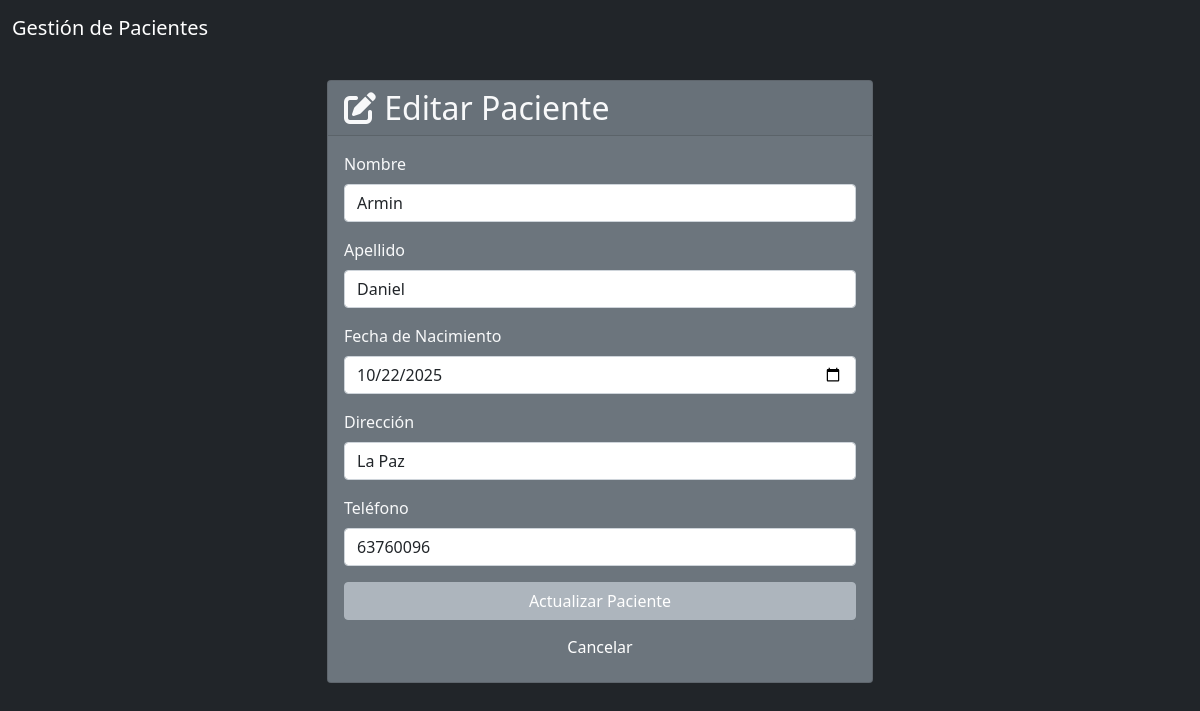
Page /paciente/edit_paciente.php?id=1 on the committed database.
### tables this page shows
CREATE TABLE IF NOT EXISTS pacientes (
    id INT PRIMARY KEY AUTO_INCREMENT,
    nombre VARCHAR(100),
    apellido VARCHAR(100),
    fecha_nacimiento DATE,
    direccion VARCHAR(255),
    telefono VARCHAR(20)
);

### paciente/edit_paciente.php (the view, shortened to what this page needs)
<?php
include 'db.php';
$id = $_GET['id'];
if ($_SERVER["REQUEST_METHOD"] == "POST") {
    $id = $_POST['id'];
    $nombre = $_POST['nombre'];
    $apellido = $_POST['apellido'];
    $fecha_nacimiento = $_POST['fecha_nacimiento'];
    $direccion = $_POST['direccion'];
    $telefono = $_POST['telefono'];
    $stmt = $con->prepare("UPDATE pacientes SET nombre=?, apellido=?, fecha_nacimiento=?, direccion=?, telefono=? WHERE id=?");
    $stmt->bind_param("sssssi", $nombre, $apellido, $fecha_nacimiento, $direccion, $telefono, $id);
    if ($stmt->execute()) {
        header("Location: index.php?status=updated");
        exit();
    } else {
        $message = "<div class='alert alert-danger'>Error: " . $stmt->error . "</div>";
    }
    $stmt->close();
} else {
    $stmt = $con->prepare("SELECT * FROM pacientes WHERE id=?");
    $stmt->bind_param("i", $id);
    $stmt->execute();
    $result = $stmt->get_result();
    $paciente = $result->fetch_assoc();
}
?>
<!DOCTYPE html>
<html lang="es">
<head>
  <link href="../adi_bootstrap/css/bootstrap.min.css" rel="stylesheet">
  <link rel="stylesheet" href="https://cdnjs.cloudflare.com/ajax/libs/font-awesome/6.4.0/css/all.min.css">
</head>
<body class="bg-dark text-light">
  <nav class="navbar navbar-expand-lg navbar-dark bg-dark mb-4">
    <div class="container-fluid">
      <a class="navbar-brand" href="#">Gestión de Pacientes</a>
    </div>
  </nav>
  <div class="container">
    <div class="row justify-content-center">
      <div class="col-md-6">
        <div class="card bg-secondary text-light">
          <div class="card-header">
            <h2 class="card-title mb-0"><i class="fas fa-edit"></i> Editar Paciente</h2>
          </div>
          <div class="card-body">
            <form action="edit_paciente.php?id=<?php echo $id; ?>" method="post">
              <div class="mb-3">
                <label for="nombre" class="form-label">Nombre</label>
                <input type="text" class="form-control" id="nombre" name="nombre" value="<?php echo htmlspecialchars($paciente['nombre']); ?>" required>
              </div>
              <div class="mb-3">
                <label for="apellido" class="form-label">Apellido</label>
                <input type="text" class="form-control" id="apellido" name="apellido" value="<?php echo htmlspecialchars($paciente['apellido']); ?>" required>
              </div>
              <div class="mb-3">
                <label for="fecha_nacimiento" class="form-label">Fecha de Nacimiento</label>
                <input type="date" class="form-control" id="fecha_nacimiento" name="fecha_nacimiento" value="<?php echo htmlspecialchars($paciente['fecha_nacimiento']); ?>" required>
              </div>
              <div class="mb-3">
                <label for="direccion" class="form-label">Dirección</label>
                <input type="text" class="form-control" id="direccion" name="direccion" value="<?php echo htmlspecialchars($paciente['direccion']); ?>" required>
              </div>
              <div class="mb-3">
                <label for="telefono" class="form-label">Teléfono</label>
                <input type="text" class="form-control" id="telefono" name="telefono" value="<?php echo htmlspecialchars($paciente['telefono']); ?>" required>
              </div>
              <div class="d-grid gap-2">
                <button type="submit" class="btn btn-primary">Actualizar Paciente</button>
                <a href="index.php" class="btn btn-secondary">Cancelar</a>
              </div>
            </form>
          </div>
        </div>
      </div>
    </div>
  </div>
</body>
</html>

### paciente/edit_paciente.php (style rules this page uses)
.btn-primary { background-color: #adb5bd; border-color: #adb5bd; }

### rows in the picture
pacientes: nombre "Armin", apellido "Daniel", fecha_nacimiento "10/22/2025", direccion "La Paz", telefono "63760096"
